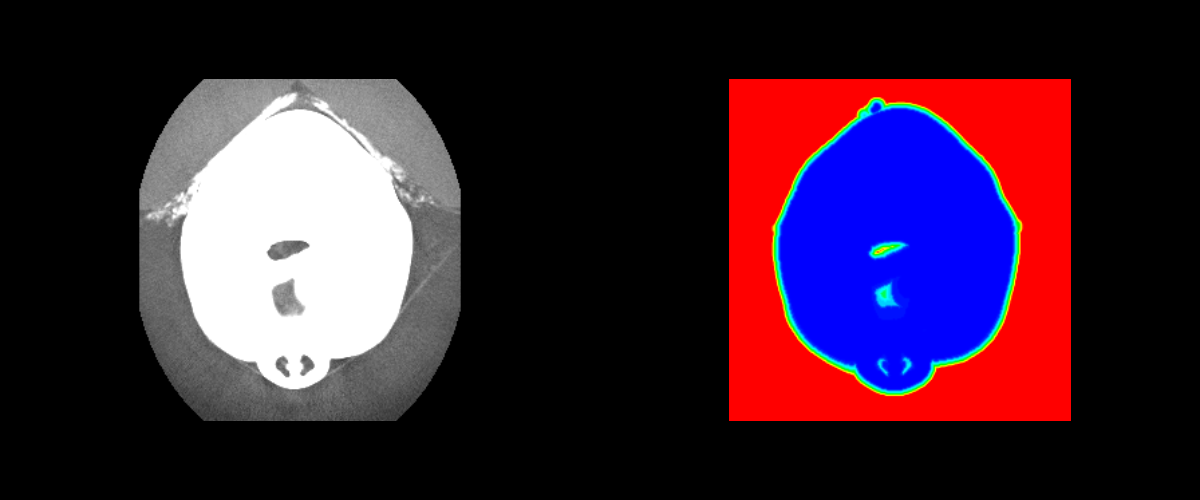

Write Python code to recreate this figure.
#!/usr/bin/env python

# Compute a Euclidean distance transform from a binary mask of a 3D
# medical volume (FullHead.mhd) using vtkImageEuclideanDistance.  The
# left viewport shows the binary threshold mask; the right shows the
# distance field mapped to a colormap.

import os
from pathlib import Path

# Factory overrides: importing these modules registers the OpenGL rendering
# and interaction style implementations for vtkRenderingCore factory classes.
import vtkmodules.vtkInteractionStyle  # noqa: F401
import vtkmodules.vtkRenderingOpenGL2  # noqa: F401
# VTK pipeline classes used in this example
from vtkmodules.vtkCommonCore import vtkLookupTable
from vtkmodules.vtkIOImage import vtkMetaImageReader
from vtkmodules.vtkImagingCore import vtkImageCast, vtkImageMapToColors, vtkImageThreshold
from vtkmodules.vtkImagingGeneral import vtkImageEuclideanDistance
from vtkmodules.vtkRenderingCore import (
    vtkImageActor,
    vtkRenderWindow,
    vtkRenderWindowInteractor,
    vtkRenderer,
)

# Colors (normalized RGB)
black_rgb = (0.0, 0.0, 0.0)

# Data directory: defaults to the folder containing this script
data_dir = Path(os.environ.get("VPE_DATA_DIR", Path(__file__).parent))

# Reader: load the 3D medical volume
reader = vtkMetaImageReader()
reader.SetFileName(str(data_dir / "FullHead.mhd"))
reader.Update()

# Determine the middle axial slice
extent = reader.GetOutput().GetExtent()
mid_z = (extent[4] + extent[5]) // 2

# Threshold: create a binary mask (bone = foreground)
threshold = vtkImageThreshold()
threshold.SetInputConnection(reader.GetOutputPort())
threshold.ThresholdByUpper(600)
threshold.SetInValue(0)
threshold.SetOutValue(1)
threshold.SetOutputScalarTypeToFloat()

# Distance: compute Euclidean distance from each non-zero voxel to the
# nearest zero voxel (foreground boundary)
distance = vtkImageEuclideanDistance()
distance.SetInputConnection(threshold.GetOutputPort())
distance.SetAlgorithmToSaito()
distance.InitializeOn()
distance.Update()

# Lookup table: map distance values to a cool-to-warm colormap
lut = vtkLookupTable()
lut.SetHueRange(0.667, 0.0)
lut.SetRange(0, 50)
lut.SetNumberOfColors(256)
lut.Build()

# Map: apply colormap to the distance field
map_to_colors = vtkImageMapToColors()
map_to_colors.SetInputConnection(distance.GetOutputPort())
map_to_colors.SetLookupTable(lut)
map_to_colors.SetOutputFormatToRGB()

# Cast: convert binary mask to unsigned char for display
cast_mask = vtkImageCast()
cast_mask.SetInputConnection(reader.GetOutputPort())
cast_mask.SetOutputScalarTypeToUnsignedChar()
cast_mask.ClampOverflowOn()

# Actor 1: original slice in the left viewport
actor_original = vtkImageActor()
actor_original.GetMapper().SetInputConnection(cast_mask.GetOutputPort())
actor_original.SetDisplayExtent(extent[0], extent[1], extent[2], extent[3],
                                mid_z, mid_z)

# Actor 2: distance field in the right viewport
actor_distance = vtkImageActor()
actor_distance.GetMapper().SetInputConnection(map_to_colors.GetOutputPort())
actor_distance.SetDisplayExtent(extent[0], extent[1], extent[2], extent[3],
                                mid_z, mid_z)

# Renderer 1: left viewport — original
renderer_left = vtkRenderer()
renderer_left.AddActor(actor_original)
renderer_left.SetViewport(0.0, 0.0, 0.5, 1.0)
renderer_left.SetBackground(black_rgb)
renderer_left.ResetCamera()

# Renderer 2: right viewport — distance field
renderer_right = vtkRenderer()
renderer_right.AddActor(actor_distance)
renderer_right.SetViewport(0.5, 0.0, 1.0, 1.0)
renderer_right.SetBackground(black_rgb)
renderer_right.ResetCamera()

# Window: display the rendered scene
render_window = vtkRenderWindow()
render_window.AddRenderer(renderer_left)
render_window.AddRenderer(renderer_right)
render_window.SetWindowName("euclidean distance")
render_window.SetMultiSamples(0)
render_window.SetSize(1200, 500)

# Interactor: handle mouse and keyboard events
render_window_interactor = vtkRenderWindowInteractor()
render_window_interactor.SetRenderWindow(render_window)

# Launch the interactive visualization
render_window_interactor.Initialize()
render_window_interactor.Start()
